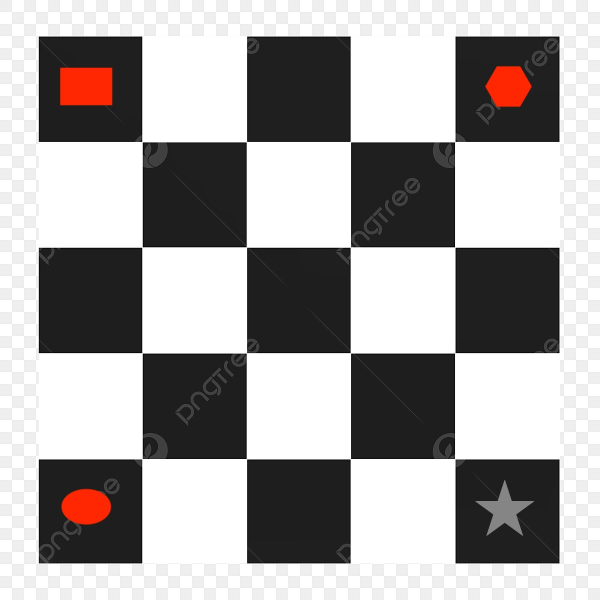
#> input picture image_formation/images/original_image.jpg, 1200 x 1200 px (shown at 1/2 size)
$ python geometric_transforms.py
#> lines starting #> are read from the running program, lines starting #| are printed output that depends on the picture
#> in read_image, image is the input picture: shape (1200, 1200, 3); mean B, G, R 164.8, 165.3, 168.1
#> call 2 of read_image, with image_path = 'images/transformed_image.jpg'
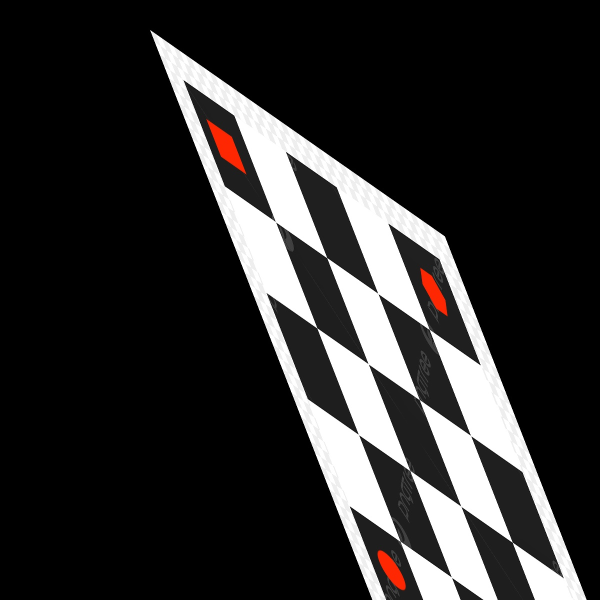
#> input picture image_formation/images/transformed_image.jpg, 1200 x 1200 px (shown at 1/2 size)
#> in read_image, image is the input picture: shape (1200, 1200, 3); mean B, G, R 44.6, 44.8, 45.8
import numpy as np
import cv2 as cv
import matplotlib.pyplot as plt

def read_image(image_path):
    """Reads an image from a file path."""
    image = cv.imread(image_path)
    if image is None:
        raise ValueError(f"Image not found at path: {image_path}")
    return image

# Opencv cuts images during transformations, so we pad them first and unpad after transformation
def pad_image(image, pad_y, pad_x, border_value=(0,0,0)):
#> called with pad_y = 300, pad_x = 300, border_value = (0, 0, 0)
    h, w = image.shape[:2]
#> h = 1200; w = 1200
    padded = cv.copyMakeBorder(
        image, pad_y, pad_y, pad_x, pad_x,
        cv.BORDER_CONSTANT, value=border_value
    )
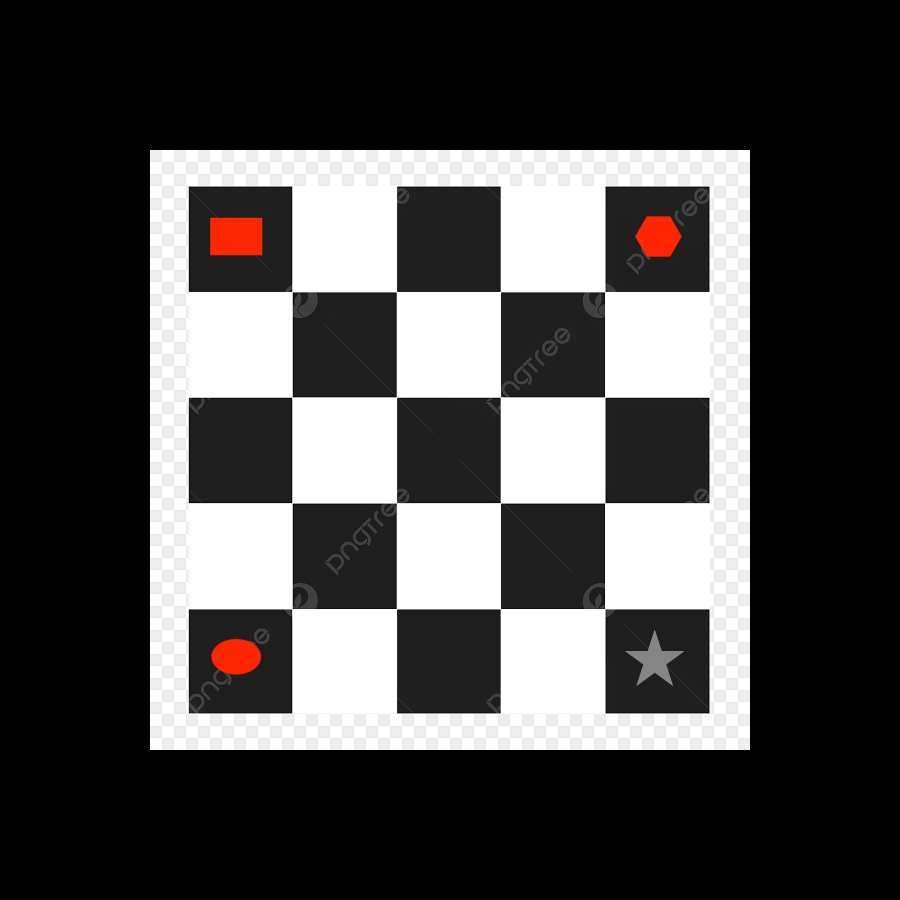
#> padded: shape (1800, 1800, 3) (shown at 1/2 size); mean B, G, R 73.2, 73.4, 74.7
    return padded, (h, w, pad_y, pad_x)

#Unpad to original size
def unpad_image(image, original_info):
    h, w, pad_y, pad_x = original_info
    return image[pad_y:pad_y+h, pad_x:pad_x+w]


def perform_translation(image, tx, ty):
    """Translates the image by (tx, ty)."""
    rows, cols = image.shape[:2]
    translation_matrix = np.float32([[1, 0, tx], [0, 1, ty]])
    translated_image = cv.warpAffine(image, translation_matrix, (cols, rows))
    return translated_image

def perform_rotation(image, angle, center=None, scale=1.0):
    """Rotates the image by a given angle around a center point."""
    rows, cols = image.shape[:2]
    if center is None:
        center = (cols // 2, rows // 2)
    rotation_matrix = cv.getRotationMatrix2D(center, angle, scale)
    rotated_image = cv.warpAffine(image, rotation_matrix, (cols, rows))
    return rotated_image

def perform_shearing(image, shear_x=0.0, shear_y=0.0):
    """Shears the image by given shear factors along x and y axes."""
    rows, cols = image.shape[:2]
    shear_matrix = np.float32([[1, shear_x, 0], [shear_y, 1, 0]])
    sheared_image = cv.warpAffine(image, shear_matrix, (cols, rows))
    return sheared_image

def perform_affine_transformation(image, src_points, dst_points):
    """Applies an affine transformation defined by source and destination points."""
    rows, cols = image.shape[:2]
    affine_matrix = cv.getAffineTransform(np.float32(src_points), np.float32(dst_points))
    affine_transformed_image = cv.warpAffine(image, affine_matrix, (cols, rows))
    return affine_transformed_image

def perform_scaling(image, scale_x, scale_y):
    """Scales the image by (scale_x, scale_y)."""
    rows, cols = image.shape[:2]
    scaled_image = cv.resize(image, (int(cols * scale_x), int(rows * scale_y)))
    return scaled_image

def perform_scaling_with_padding(image, scale_x, scale_y):
    """Scales the image and pastes it onto a black canvas of the original size."""
    rows, cols = image.shape[:2]
    new_cols, new_rows = int(cols * scale_x), int(rows * scale_y)
    scaled_image = cv.resize(image, (new_cols, new_rows))
    # Create a black canvas
    canvas = np.zeros_like(image)
    # Compute top-left corner for centering
    x_offset = (cols - new_cols) // 2
    y_offset = (rows - new_rows) // 2
    # Paste scaled image onto the canvas
    canvas[y_offset:y_offset+new_rows, x_offset:x_offset+new_cols] = scaled_image
    return canvas

def perform_perspective_transformation(image, src_points, dst_points):
    """Applies a perspective transformation defined by source and destination points."""
    rows, cols = image.shape[:2]
    perspective_matrix = cv.getPerspectiveTransform(np.float32(src_points), np.float32(dst_points))
    perspective_transformed_image = cv.warpPerspective(image, perspective_matrix, (cols, rows))
    return perspective_transformed_image

def chain_transformations(image, transformations):
    """Chains multiple transformations on the image."""
    transformed_image = image.copy()
    for transform in transformations:
        transformed_image = transform(transformed_image)
    return transformed_image

# Matplotlib Visualize original, provided transformed and my transformed
def visualize_transformations(original, provided_transformed, my_transformed, save_path=None):
    plt.figure(figsize=(12, 4))

    plt.subplot(1, 3, 1)
    plt.title('Original Image')
    plt.imshow(cv.cvtColor(original, cv.COLOR_BGR2RGB))
    plt.axis('off')

    plt.subplot(1, 3, 2)
    plt.title('Provided Transformed Image')
    plt.imshow(cv.cvtColor(provided_transformed, cv.COLOR_BGR2RGB))
    plt.axis('off')

    plt.subplot(1, 3, 3)
    plt.title('My Transformed Image')
    plt.imshow(cv.cvtColor(my_transformed, cv.COLOR_BGR2RGB))
    plt.axis('off')

    plt.tight_layout()

    if save_path:
        plt.savefig(save_path, bbox_inches='tight')
        plt.close()
    else:
        plt.show()

if __name__ == "__main__":
    image_path = 'images/original_image.jpg'  # input image path
    transformed_image_path = 'images/transformed_image.jpg' # provided transformed image path

    original_image = read_image(image_path) # Read the original image
    original_transformed_image = read_image(transformed_image_path)  # Replace with your provided transformed image path

    tx1, ty1 = -200, -300  # Translation values
    tx2 ,ty2 = 120, 120
    angle = -45  # Rotation angle
    shear_x = 0.4  # Shear factor along x-axis
    shear_y = 0.6   # Shear factor along y-axis

    pad_x = 300
    pad_y = 300

    padded_image, original_info = pad_image(original_image, pad_y, pad_x) # Pad the image to avoid cropping during transformations
#> original_info = (1200, 1200, 300, 300)
    transformations = [
            lambda img: perform_scaling_with_padding(img, scale_x=0.5, scale_y=0.9), #scale down the image and pad to original size
            lambda img: perform_translation(img, tx=tx1, ty=ty1), #translate
            lambda img: perform_shearing(img, shear_x=shear_x, shear_y=shear_y), #shear along both axes
            lambda img: unpad_image(img, original_info), # Unpad to original size
            lambda img: perform_translation(img, tx=tx2, ty=ty2), #translate


    ]
    transformed_image = chain_transformations(padded_image, transformations) # Apply chained transformations defined above
#> the loop in chain_transformations, `for transform in transformations:` made 5 passes
#> pass 1, in perform_scaling_with_padding, `scaled_image = cv.resize(image, (new_cols, new_rows))`:
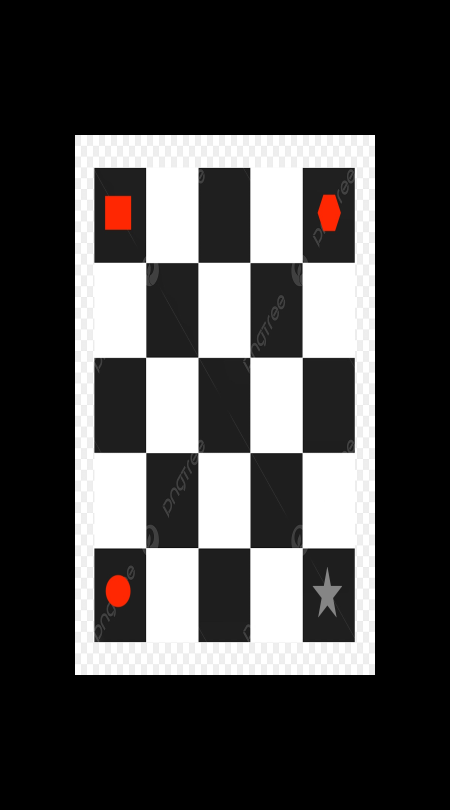
#> scaled_image: shape (1620, 900, 3) (shown at 1/2 size); mean B, G, R 73.2, 73.4, 74.7
#> pass 1, in chain_transformations, `transformed_image = transform(transformed_image)`:
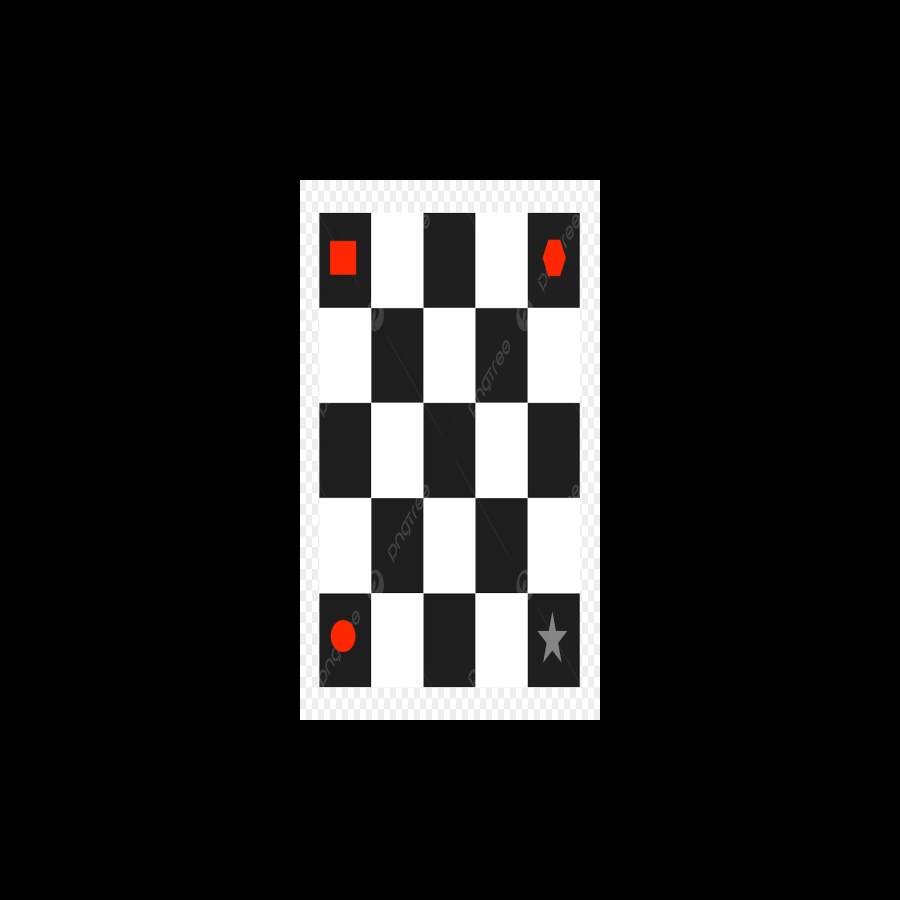
#> transformed_image: shape (1800, 1800, 3) (shown at 1/2 size); mean B, G, R 32.9, 33, 33.6
#> pass 2, in perform_translation, `translated_image = cv.warpAffine(image, translation_matrix, (cols, row..`:
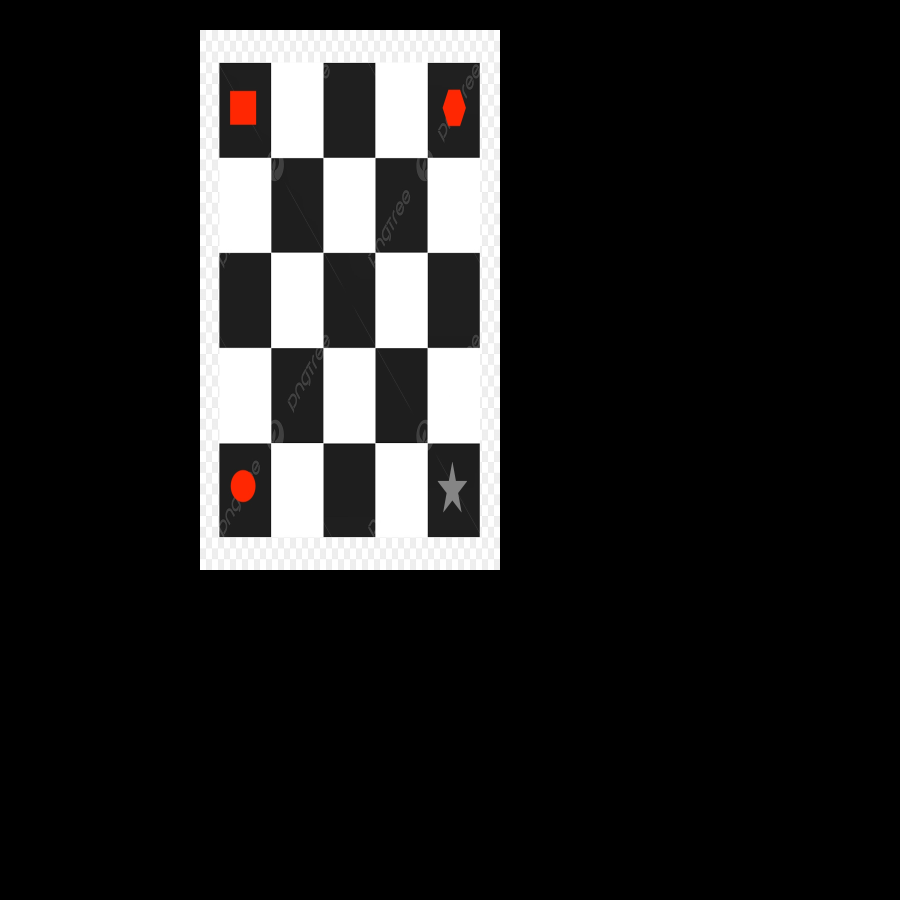
#> translated_image: shape (1800, 1800, 3) (shown at 1/2 size); mean B, G, R 32.9, 33, 33.6
#> after the loop in chain_transformations, `for transform in transformations:`:
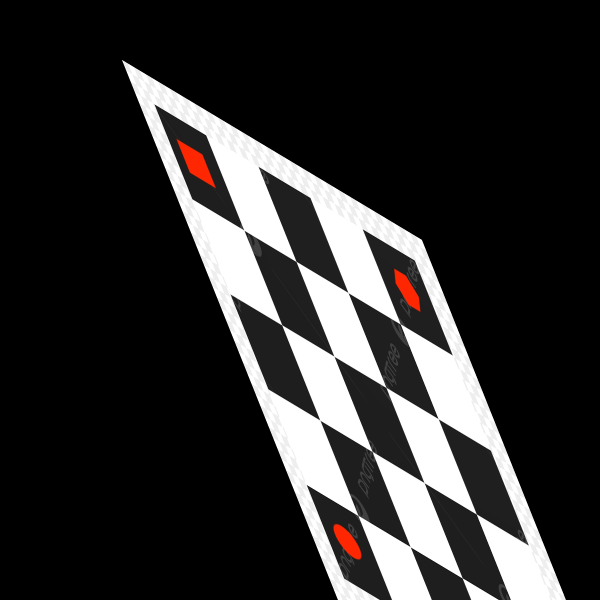
#> transformed_image: shape (1200, 1200, 3) (shown at 1/2 size); mean B, G, R 45.7, 45.9, 46.9
    #To visualize and save, use:
    # visualize_transformations(original_image, original_transformed_image, transformed_image, save_path='outputs/geometric_transforms.png')
    visualize_transformations(original_image, original_transformed_image, transformed_image)
#> in visualize_transformations, `plt.show()`:
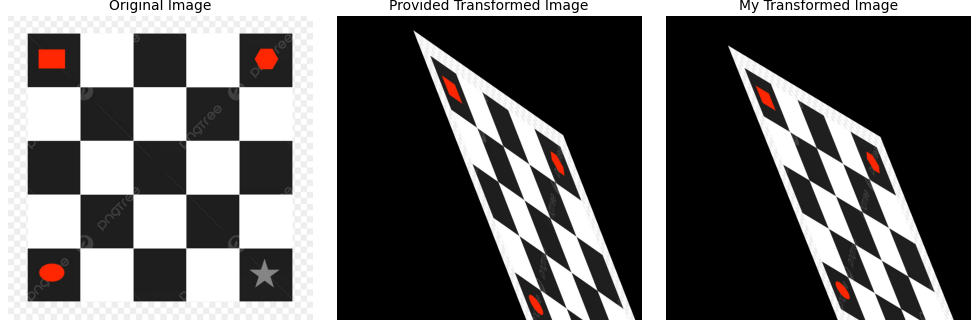
#> figure drawn by matplotlib, 3 panels

    print("Applied Transformations: Padding, Scaling, Translation, Shearing, UnPadding and Translation")
